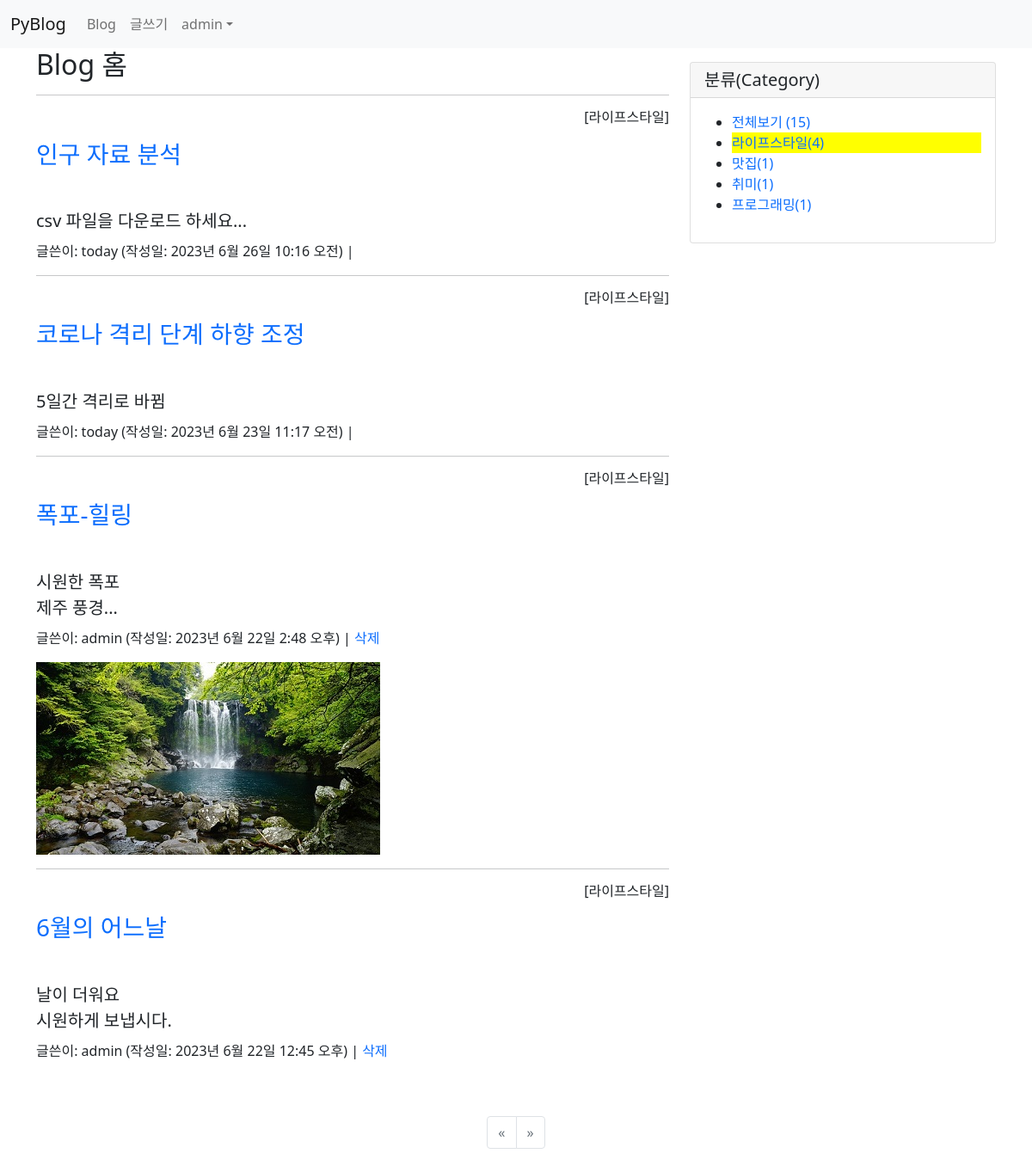
The app's page /blog/category/라이프스타일/ (signed in) with its own data.
### blog/models.py (models this page shows, shortened)
class Post(models.Model):
    author = models.ForeignKey(User, on_delete=models.CASCADE)
    title = models.CharField(max_length=100)  #제목
    content = models.TextField()              #내용
    pub_date = models.DateTimeField()         #발행일
    modify_date = models.DateTimeField(null=True, blank=True) #입력 폼이 비어도 됨
    photo = models.ImageField(upload_to='blog/images/%Y/%m/%d/',
                    null=True, blank=True)  #null 허용, 파일을 첨부하지 않을수 있음
    file = models.FileField(upload_to='blog/files/%Y/%m/%d/',
                    null=True, blank=True)
    category = models.ForeignKey(Category, null=True, blank=True,
                    on_delete=models.SET_NULL)

class Category(models.Model):
    name = models.CharField(max_length=50, unique=True)
    slug = models.SlugField(max_length=200, unique=True,
                allow_unicode=True)
    def __str__(self):
        return self.name
    def get_absolute_url(self):
        return reverse('blog:category_page', args=[self.slug])
    class Meta:
        ordering = ['name']  # 이름순 정렬
        verbose_name = 'category'
        verbose_name_plural = 'categories'

### blog/views.py (the view)
# urls.py: path('category/<str:slug>/', views.category_page,
def category_page(request, slug):
    current_category = Category.objects.get(slug=slug) #현재 카테고리 검색
    post_list = Post.objects.filter(category=current_category) # 현 카테고리의 포스트들
    post_list = post_list.order_by('-pub_date')  #날짜순 내림차순
    categories = Category.objects.all() #전체 카테고리
    all_post_list = Post.objects.all()
    total_post = len(all_post_list)
    context = {
        'current_category': current_category,
        'post_list': post_list,
        'categories': categories,
        'total_post': total_post
    }
    return render(request, 'blog/post_list.html', context)

### templates/blog/post_list.html (shortened to what this page needs)
{% extends 'base.html' %}
{% block content %}
<div class="container">
    <div class="row">
        <div class="col-8">
        <h2>Blog 홈</h2>
        {% if post_list %}
            {% for post in post_list %}
                <hr>
                {% if post.category %}
                    <h6 class="text-end">[{{ post.category }}]</h6>
                {% endif %}
                <h3 class="my-3">
                    <a href="{% url 'blog:detail' post.id %}">
                        {{ post.title }}
                    </a>
                </h3>
                <h5 style="white-space: pre-line; line-height: 1.5">
                    {{ post.content }}
                </h5>
                <p>글쓴이: {{ post.author }} (작성일: {{ post.pub_date }}) |
                    {% if post.author == request.user %}
                    <a href="#" class="delete"
                       data-uri="{% url 'blog:post_delete' post.id %}">삭제</a>
                    {% endif %}
                </p>
                {% if post.photo %}
                    <img src="{{ post.photo.url }}">
                {% endif %}
            {% endfor %}
        {% else %}
            <p>포스트가 없습니다.</p>
        {% endif %}
        </div>
        <div class="col-4">
            <div class="card my-3">
            <h5 class="card-header">분류(Category)</h5>
                <div class="card-body">
                    <ul>
                        <li>
                            <a href="{% url 'blog:post_list' %}">
                                {% if not current_category %}
                                <b>전체보기 ({{ total_post }})</b>
                                {% else %}
                                전체보기 ({{ total_post }})
                                {% endif %}
                            </a>
                        </li>
                        {% for category in categories %}
                            {% if current_category.slug == category.slug %}
                            <li style="background: #ff0">
                                <a href="{{ category.get_absolute_url }}">
                                {{ category.name }}({{ category.post_set.count }})
                                </a>
                            </li>
                            {% else %}
                            <li>
                                <a href="{{ category.get_absolute_url }}">
                                {{ category.name }}({{ category.post_set.count }})
                                </a>
                            </li>
                            {% endif %}
                        {% endfor %}
                    </ul>
                </div>
            </div>
        </div>
    </div>
    <ul class="pagination justify-content-center mt-5 mb-5">
        {% if post_list.has_previous %}
            <li class="page-item">
                <a class="page-link"
                   href="?page={{ post_list.previous_page_number }}">&laquo;</a>
            </li>
        {% else %}
            <li class="page-item disabled">
                <a class="page-link" href="">&laquo;</a>
            </li>
        {% endif %}
        {% if post_list.has_next %}
            <li class="page-item">
                <a class="page-link"
                   href="?page={{ post_list.next_page_number }}">&raquo;</a>
            </li>
        {% else %}
            <li class="page-item disabled">
                <a class="page-link" href="">&raquo;</a>
            </li>
        {% endif %}
    </ul>
</div>
{% endblock %}

### templates/navbar.html (shortened to what this page needs)
{% load socialaccount %}
<nav class="navbar navbar-expand-lg navbar-light bg-light">
  <div class="container-fluid">
    <a class="navbar-brand" href="/">PyBlog</a>
    <div class="collapse navbar-collapse" id="navbarNavDropdown">
      <ul class="navbar-nav">
        <li class="nav-item">
          <a class="nav-link" href="{% url 'blog:post_list' %}">Blog</a>
        </li>
        <li class="nav-item">
          <a class="nav-link" href="{% url 'blog:post_create' %}">글쓰기</a>
        </li>
      </ul>
      <ul class="navbar-nav ml-auto">
        {% if user.is_authenticated %}
          <li class="nav-item dropdown">
            <a class="nav-link dropdown-toggle" href="#" id="navbarDropdownMenuLink"
              data-bs-toggle="dropdown">{{ user.username }}</a>
          </li>
        {% else %}
          <li class="nav-item">
            <a class="nav-link" href="#" data-bs-target="#loginModal"
              data-bs-toggle="modal">로그인</a>
          </li>
        {% endif %}
      </ul>
    </div>
  </div>
</nav>

### static/blog/css/style.css (style rules this page uses)
a { text-decoration: none; }

### records on screen
Post: category "라이프스타일", title "인구 자료 분석", content "csv 파일을 다운로드 하세요...", author "today", pub_date "2023년 6월 26일 10:16 오전"
Post: category "라이프스타일", title "코로나 격리 단계 하향 조정", content "5일간 격리로 바뀜", author "today", pub_date "2023년 6월 23일 11:17 오전"
Post: category "라이프스타일", title "폭포-힐링", content "시원한 폭포 제주 풍경...", author "admin", pub_date "2023년 6월 22일 2:48 오후", shows "삭제", photo (picture)
Post: category "라이프스타일", title "6월의 어느날", content "날이 더워요 시원하게 보냅시다.", author "admin", pub_date "2023년 6월 22일 12:45 오후", shows "삭제"
Category: name "라이프스타일", post_set.count "4"
Category: name "맛집", post_set.count "1"
Category: name "취미", post_set.count "1"
Category: name "프로그래밍", post_set.count "1"

### other values on screen
{{ user.username }} "admin"
{{ total_post }} "15"
